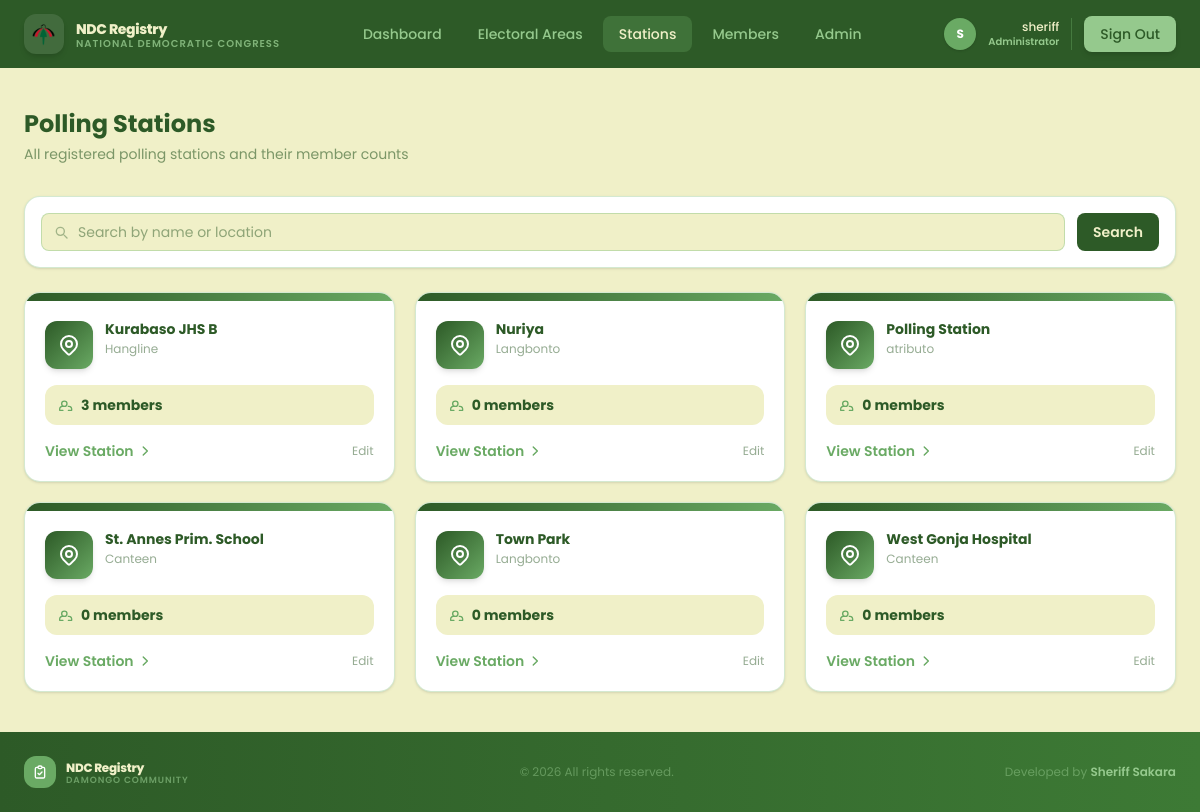
Page /stations/ (signed in) on the committed database.
### core/models.py (models this page shows, shortened)
class PollingStation(models.Model):
    name = models.CharField(max_length=100)
    location = models.CharField(max_length=200, blank=True)
    constituency = models.CharField(max_length=100, blank=True)
    description = models.TextField(blank=True)
    created_at = models.DateTimeField(auto_now_add=True)
    electoral_area = models.ForeignKey(
        ElectoralArea,
        on_delete=models.CASCADE,
        null=True,
        blank=True,
        related_name='stations',
    )
    class Meta:
        ordering = ['name']
    @property
    def member_count(self):
        return self.members.count()

### core/views.py (the view)
# urls.py: path('stations/', views.station_list_view, name='station_list'),
@login_required
def station_list_view(request):
    query = request.GET.get("q", "").strip()
    stations = PollingStation.objects.all()
    if query:
        stations = stations.filter(
            Q(name__icontains=query) | Q(location__icontains=query)
        )
    return render(request, 'core/station_list.html', {'stations': stations, 'query':query})

### templates/core/station_list.html (shortened to what this page needs)
{% extends "core/base.html" %}
{% block content %}
<div class="max-w-7xl mx-auto px-6 py-10">
    <div class="flex flex-col sm:flex-row sm:items-center justify-between gap-4 mb-8 animate-fade-up">
        <div>
            <h1 class="text-2xl font-bold text-[#2d5a27]">Polling Stations</h1>
            <p class="text-sm text-[#2d5a27]/60 mt-1">All registered polling stations and their member counts</p>
        </div>
    </div>
    <div class="bg-white border border-[#95c98d]/40 rounded-2xl p-4 mb-6 flex flex-col sm:flex-row gap-3 animate-fade-up delay-100 shadow-sm">
        <form method="get" class="flex flex-col sm:flex-row gap-3 w-full">
        <div class="relative flex-1">
            <svg class="absolute left-3 top-1/2 -translate-y-1/2 w-4 h-4 text-[#2d5a27]/40" fill="none" stroke="currentColor" stroke-width="2" viewBox="0 0 24 24">
                <path stroke-linecap="round" stroke-linejoin="round" d="M21 21l-4.35-4.35M17 11A6 6 0 105 11a6 6 0 0012 0z"/>
            </svg>
            <input type="text" name="q" value="{{ q }}" placeholder="Search by name or location"
                   class="w-full pl-9 pr-4 py-2 text-sm border border-[#95c98d]/50 rounded-lg focus:outline-none focus:ring-2 focus:ring-[#6aaa64]/40 bg-[#f0f0c8]"/>
        </div>
        <button type="submit"
                class="px-4 py-2 bg-[#2d5a27] text-[#f0f0c8] text-sm font-semibold rounded-lg hover:bg-[#6aaa64] transition-colors">
            Search
        </button>
        </form>
    </div>
    {% if stations %}
    <div class="grid grid-cols-1 sm:grid-cols-2 lg:grid-cols-3 gap-5">
        {% for station in stations %}
        <div class="bg-white border border-[#95c98d]/40 rounded-2xl shadow-sm card-hover overflow-hidden
                    animate-fade-up" style="animation-delay: {{ forloop.counter0 }}00ms">
            <div class="h-2 bg-gradient-to-r from-[#2d5a27] to-[#6aaa64]"></div>
            <div class="p-5">
                <div class="flex items-start gap-3 mb-4">
                    <div class="w-12 h-12 rounded-xl bg-gradient-to-br from-[#2d5a27] to-[#6aaa64] flex items-center justify-center shrink-0 shadow-md">
                    </div>
                    <div>
                        <h3 class="text-sm font-bold text-[#2d5a27] leading-tight">{{ station.name }}</h3>
                        <p class="text-xs text-[#2d5a27]/50 mt-0.5">{{ station.location|default:"Location not set" }}</p>
                    </div>
                </div>
                <div class="flex items-center gap-2 bg-[#f0f0c8] rounded-xl px-3 py-2.5 mb-4">
                    <svg class="w-4 h-4 text-[#6aaa64]" fill="none" stroke="currentColor" stroke-width="2" viewBox="0 0 24 24">
                        <path stroke-linecap="round" stroke-linejoin="round" d="M17 20h5v-2a4 4 0 00-5-3.87M9 20H4v-2a4 4 0 015-3.87m6-4a4 4 0 11-8 0 4 4 0 018 0z"/>
                    </svg>
                    <span class="text-sm font-bold text-[#2d5a27]">{{ station.member_count }} member{{ station.member_count|pluralize }}</span>
                </div>
                <div class="flex items-center justify-between">
                    <a href="{% url 'station_detail' station.pk %}"
                       class="text-sm font-semibold text-[#6aaa64] hover:text-[#2d5a27] transition-colors flex items-center gap-1">
                        View Station
                        <svg class="w-3.5 h-3.5" fill="none" stroke="currentColor" stroke-width="2.5" viewBox="0 0 24 24">
                            <path stroke-linecap="round" stroke-linejoin="round" d="M9 5l7 7-7 7"/>
                        </svg>
                    </a>
                    {% if user.is_staff %}
                    <a href="{% url 'station_edit' station.pk %}" class="text-xs text-[#2d5a27]/50 hover:text-[#6aaa64] transition-colors">Edit</a>
                    {% endif %}
                </div>
            </div>
        </div>
        {% endfor %}
    </div>
    {% endif %}
</div>
{% endblock content %}

### templates/core/partials/navbar.html (shortened to what this page needs)
{% load static %}
<nav class="w-full bg-[#2d5a27] sticky top-0 z-50 transition-all duration-300">
    <div class="container mx-auto max-w-7xl px-6 py-3.5">
        <div class="flex items-center justify-between">
            <a href="{% url 'home' %}" class="flex items-center gap-3 select-none group">
                <div class="w-10 h-10 rounded-xl bg-white/10 flex items-center justify-center shrink-0 shadow-md
                            group-hover:bg-white/20 group-hover:scale-110 transition-all duration-300">
                    <img src="{% static 'images/ndc-logo.png' %}"
                         alt="NDC Logo"
                         class="w-8 h-8 object-contain"/>
                </div>
                <div class="flex flex-col leading-none">
                    <span class="text-sm font-extrabold text-[#f0f0c8] tracking-tight group-hover:text-white transition-colors">NDC Registry</span>
                    <span class="text-[10px] font-semibold text-[#95c98d]/80 uppercase tracking-widest hidden sm:block">National Democratic Congress</span>
                </div>
            </a>
            {% if user.is_authenticated %}
            <div class="hidden md:flex items-center gap-1 flex-1 justify-center">
                {% with request.resolver_match.url_name as url_name %}
                <a href="{% url 'home' %}"
                   class="px-4 py-2 rounded-lg text-sm font-medium transition-all duration-200
                          {% if url_name == 'home' %}bg-[#6aaa64]/30 text-[#f0f0c8]{% else %}text-[#95c98d] hover:text-[#f0f0c8] hover:bg-[#6aaa64]/20{% endif %}">
                    Dashboard
                </a>
                <a href="{% url 'area_list'%}"
                   class="px-4 py-2 rounded-lg text-sm font-medium transition-all duration-200
                          {% if url_name == 'area_list' %}bg-[#6aaa64]/30 text-[#f0f0c8]{% else %}text-[#95c98d] hover:text-[#f0f0c8] hover:bg-[#6aaa64]/20{% endif %}">
                    Electoral Areas
                </a>
                <a href="{% url 'station_list' %}"
                   class="px-4 py-2 rounded-lg text-sm font-medium transition-all duration-200
                          {% if url_name == 'station_list' %}bg-[#6aaa64]/30 text-[#f0f0c8]{% else %}text-[#95c98d] hover:text-[#f0f0c8] hover:bg-[#6aaa64]/20{% endif %}">
                    Stations
                </a>
                <a href="{% url 'member_list' %}"
                   class="px-4 py-2 rounded-lg text-sm font-medium transition-all duration-200
                          {% if url_name == 'member_list' %}bg-[#6aaa64]/30 text-[#f0f0c8]{% else %}text-[#95c98d] hover:text-[#f0f0c8] hover:bg-[#6aaa64]/20{% endif %}">
                    Members
                </a>
                {% if user.is_staff %}
                <a href="{% url 'admin_dashboard' %}"
                   class="px-4 py-2 rounded-lg text-sm font-medium transition-all duration-200
                          {% if url_name == 'admin_dashboard' %}bg-[#6aaa64]/30 text-[#f0f0c8]{% else %}text-[#95c98d] hover:text-[#f0f0c8] hover:bg-[#6aaa64]/20{% endif %}">
                    Admin
                </a>
                {% endif %}
                {% endwith %}
            </div>
            {% endif %}
            <div class="flex items-center gap-3">
                {% if user.is_authenticated %}
                    <div class="hidden sm:flex items-center gap-3 border-r border-[#6aaa64]/40 pr-3">
                        <div class="w-8 h-8 rounded-full bg-[#6aaa64] flex items-center justify-center text-white text-xs font-bold shadow-sm">
                            {{ user.get_full_name|default:user.username|slice:":1"|upper }}
                        </div>
                        <div class="flex flex-col text-right">
                            <span class="text-xs text-[#f0f0c8] font-medium leading-tight">{{ user.get_full_name|default:user.username }}</span>
                            {% if user.is_staff %}
                            <span class="text-[10px] text-[#95c98d] font-semibold">Administrator</span>
                            {% else %}
                            <span class="text-[10px] text-[#6aaa64] font-semibold">Member</span>
                            {% endif %}
                        </div>
                    </div>
                    <a href="{% url 'logout' %}"
                       class="px-4 py-2 text-sm font-medium text-[#2d5a27] bg-[#95c98d] rounded-lg
                              hover:bg-[#f0f0c8] hover:scale-105 active:scale-95 transition-all duration-200 shadow-md">
                        Sign Out
                    </a>
                {% else %}
                    {% comment %} <a href="#"
                       class="px-4 py-2 text-sm font-medium text-white bg-[#6aaa64] rounded-lg
                              hover:bg-[#95c98d] hover:scale-105 active:scale-95 transition-all duration-200 shadow-md">
                        Sign In
                    </a> {% endcomment %}
                {% endif %}
            </div>
        </div>
    </div>
</nav>

### templates/core/base.html (style rules this page uses)
* { font-family: 'Poppins', sans-serif; }
.animate-fade-up { animation: fadeUp 0.6s ease both; }
.delay-100 { animation-delay: 0.1s; }
.card-hover { transition: transform 0.25s ease, box-shadow 0.25s ease; }

### rows in the picture
PollingStation: name "Kurabaso JHS B", location "Hangline", member_count "3"
PollingStation: name "Nuriya", location "Langbonto", member_count "0"
PollingStation: name "Polling Station", location "atributo", member_count "0"
PollingStation: name "St. Annes Prim. School", location "Canteen", member_count "0"
PollingStation: name "Town Park", location "Langbonto", member_count "0"
PollingStation: name "West Gonja Hospital", location "Canteen", member_count "0"

### other values in the picture
{{ user.get_full_name|default:user.username|slice:":1"|upper }} "S"
{{ user.get_full_name|default:user.username }} "sheriff"
